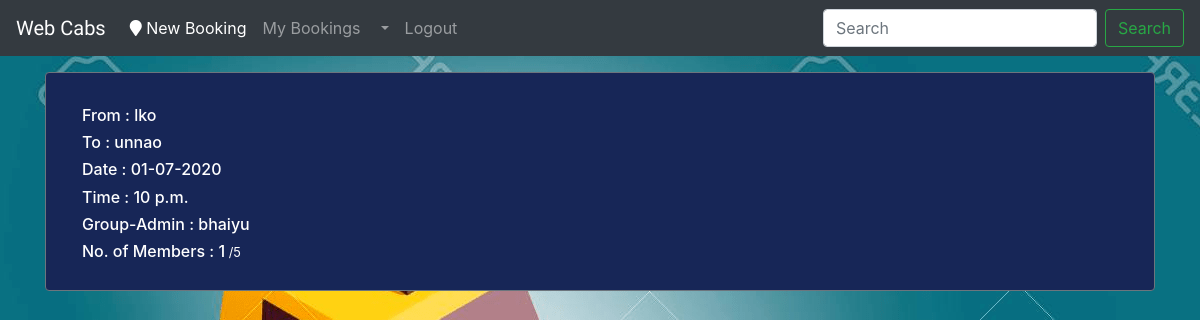
/bookings/6/info/, run on the app's committed database.
### bookings/models.py (models this page shows, shortened)
class Bookings(models.Model):
    user = models.ForeignKey(User, on_delete=models.CASCADE, related_name='users', null=True)
    creator = models.CharField(max_length=30, blank=False)
    time = models.TimeField(blank=False, auto_now=False, auto_now_add=False, default='00:00 AM')
    date = models.DateField(blank=False, auto_now=False, auto_now_add=False, default='2019-6-14')
    start_position = models.CharField(max_length=30, blank=False)
    destination = models.CharField(max_length=30, blank=False)
    max_members = models.PositiveIntegerField(default=4, blank=False, help_text='Including you.')
    description = models.CharField(blank=True, null=True, max_length=100)

### bookings/views.py (the view)
# urls.py: re_path(r'^(?P<pk>\d+)/info/$', views.grp_info, name='group_info'),
def  grp_info(request,pk):
    context={}
    context['custom']=Bookings.objects.get(pk=pk)
    return render(request,'bookings/info.html',context)

### bookings/templates/bookings/info.html (shortened to what this page needs)
{% extends 'register/base.html' %}
{% block content %}
<div class="container" style='width:30rem background-color:rgb() ;'>
      <div class="card text-white border-secondary mx-auto mt-3 mb-4 " style="background-color:rgb(23, 38, 87); border-radius=5px;">
      <div class="col-lg-11">
      <div class="card-body" style='border: 1px solid rgb(23, 38, 87) '>
      <div class="card-text">
        <h6>From : {{custom.start_position}}</h6>
        <h6>To : {{custom.destination}}</h6>
        <h6>Date : {{custom.date|date:'d-m-Y'}}</h6>
        <h6>Time : {{custom.time}}</h6>
        <h6>Group-Admin : {{custom.creator}}</h6>
        <h6>No. of Members : {{custom.members.count|add:"1"}}<small style='text-muted'> /{{custom.max_members}}</small></h6>
      </div>
      </div>
      </div>
      </div>
</div>
{% endblock %}

### register/static/style.css (style rules this page uses)
body { background: white url("images/cab2.png"); }
.card { min-height: 200px; }

### data on the page
Bookings: start_position "lko", destination "unnao", date "01-07-2020", time "10 p.m.", creator "bhaiyu", members.count|add "1", max_members "5"
